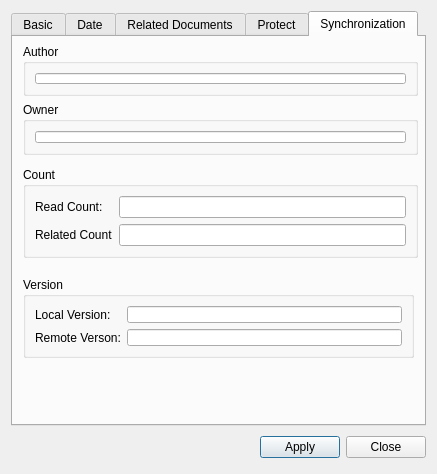
<?xml version="1.0" encoding="UTF-8"?>
<ui version="4.0">
 <class>PropOfDocDialog</class>
 <widget class="QDialog" name="PropOfDocDialog">
  <property name="geometry">
   <rect>
    <x>0</x>
    <y>0</y>
    <width>437</width>
    <height>456</height>
   </rect>
  </property>
  <property name="sizePolicy">
   <sizepolicy hsizetype="Minimum" vsizetype="Preferred">
    <horstretch>0</horstretch>
    <verstretch>0</verstretch>
   </sizepolicy>
  </property>
  <property name="windowTitle">
   <string>Properties of Document</string>
  </property>
  <layout class="QVBoxLayout">
   <item>
    <widget class="QTabWidget" name="tabWidget">
     <property name="currentIndex">
      <number>4</number>
     </property>
     <widget class="QWidget" name="basic">
      <attribute name="title">
       <string>Basic</string>
      </attribute>
      <layout class="QGridLayout" name="gridLayout_5">
       <item row="0" column="0">
        <widget class="QGroupBox" name="groupBox">
         <property name="sizePolicy">
          <sizepolicy hsizetype="Preferred" vsizetype="Preferred">
           <horstretch>0</horstretch>
           <verstretch>0</verstretch>
          </sizepolicy>
         </property>
         <property name="title">
          <string>Name</string>
         </property>
         <layout class="QGridLayout">
          <item row="1" column="0">
           <widget class="QLineEdit" name="title"/>
          </item>
         </layout>
        </widget>
       </item>
       <item row="1" column="0">
        <widget class="QGroupBox" name="groupBox_2">
         <property name="title">
          <string>URL</string>
         </property>
         <layout class="QGridLayout" name="urlGridLayout">
          <item row="0" column="0">
           <widget class="QLineEdit" name="url"/>
          </item>
         </layout>
        </widget>
       </item>
       <item row="2" column="0">
        <widget class="QGroupBox" name="groupBox_3">
         <property name="title">
          <string>UUID</string>
         </property>
         <layout class="QGridLayout" name="gridLayout_2">
          <item row="0" column="0">
           <widget class="QLineEdit" name="uuid"/>
          </item>
         </layout>
        </widget>
       </item>
       <item row="3" column="0">
        <widget class="QGroupBox" name="groupBox_4">
         <property name="title">
          <string>KeyWords</string>
         </property>
         <layout class="QGridLayout" name="gridLayout_3">
          <item row="0" column="0">
           <widget class="QLineEdit" name="keywords"/>
          </item>
         </layout>
        </widget>
       </item>
       <item row="4" column="0">
        <widget class="QGroupBox" name="groupBox_5">
         <property name="title">
          <string>Location</string>
         </property>
         <layout class="QGridLayout" name="gridLayout_4">
          <item row="0" column="0">
           <widget class="QLineEdit" name="location"/>
          </item>
          <item row="1" column="0">
           <widget class="QLineEdit" name="opplocation"/>
          </item>
         </layout>
        </widget>
       </item>
      </layout>
     </widget>
     <widget class="QWidget" name="time">
      <attribute name="title">
       <string>Date</string>
      </attribute>
      <layout class="QGridLayout" name="gridLayout_6">
       <item row="0" column="0">
        <layout class="QHBoxLayout" name="horizontalLayout">
         <item>
          <widget class="QLabel" name="label">
           <property name="text">
            <string>Create Time:</string>
           </property>
          </widget>
         </item>
         <item>
          <widget class="QDateEdit" name="createday"/>
         </item>
         <item>
          <widget class="QTimeEdit" name="createtime"/>
         </item>
        </layout>
       </item>
       <item row="1" column="0">
        <layout class="QHBoxLayout" name="horizontalLayout_2">
         <item>
          <widget class="QLabel" name="label_2">
           <property name="text">
            <string>Modified Time:</string>
           </property>
          </widget>
         </item>
         <item>
          <widget class="QDateEdit" name="modifyday"/>
         </item>
         <item>
          <widget class="QTimeEdit" name="modifytime"/>
         </item>
        </layout>
       </item>
       <item row="2" column="0">
        <layout class="QHBoxLayout" name="horizontalLayout_3">
         <item>
          <widget class="QLabel" name="label_3">
           <property name="text">
            <string>Access Time:</string>
           </property>
          </widget>
         </item>
         <item>
          <widget class="QDateEdit" name="accessday"/>
         </item>
         <item>
          <widget class="QTimeEdit" name="accesstime"/>
         </item>
        </layout>
       </item>
       <item row="3" column="0">
        <spacer name="verticalSpacer_2">
         <property name="orientation">
          <enum>Qt::Vertical</enum>
         </property>
         <property name="sizeHint" stdset="0">
          <size>
           <width>20</width>
           <height>224</height>
          </size>
         </property>
        </spacer>
       </item>
      </layout>
     </widget>
     <widget class="QWidget" name="relatedocs">
      <attribute name="title">
       <string>Related Documents</string>
      </attribute>
      <layout class="QVBoxLayout">
       <item>
        <widget class="QTableView" name="relatedDocs"/>
       </item>
      </layout>
     </widget>
     <widget class="QWidget" name="tab_2">
      <attribute name="title">
       <string>Protect</string>
      </attribute>
      <widget class="QCheckBox" name="hideLinkIfUnselected">
       <property name="geometry">
        <rect>
         <x>30</x>
         <y>250</y>
         <width>419</width>
         <height>16</height>
        </rect>
       </property>
       <property name="text">
        <string>encrypt Document</string>
       </property>
      </widget>
      <widget class="QGroupBox" name="groupBox_11">
       <property name="geometry">
        <rect>
         <x>20</x>
         <y>20</y>
         <width>371</width>
         <height>211</height>
        </rect>
       </property>
       <property name="title">
        <string>Set Protect Password</string>
       </property>
       <widget class="QCheckBox" name="isProtect_2">
        <property name="geometry">
         <rect>
          <x>10</x>
          <y>30</y>
          <width>125</width>
          <height>16</height>
         </rect>
        </property>
        <property name="text">
         <string>Protect Document</string>
        </property>
       </widget>
       <widget class="QWidget" name="layoutWidget_2">
        <property name="geometry">
         <rect>
          <x>10</x>
          <y>60</y>
          <width>361</width>
          <height>132</height>
         </rect>
        </property>
        <layout class="QHBoxLayout" name="horizontalLayout_4">
         <item>
          <layout class="QVBoxLayout" name="verticalLayout_5">
           <item>
            <widget class="QLabel" name="label_5">
             <property name="text">
              <string>Original  Password:</string>
             </property>
            </widget>
           </item>
           <item>
            <widget class="QLabel" name="label_10">
             <property name="text">
              <string>Password:          </string>
             </property>
            </widget>
           </item>
           <item>
            <widget class="QLabel" name="label_11">
             <property name="text">
              <string>ReInput Password:  </string>
             </property>
            </widget>
           </item>
          </layout>
         </item>
         <item>
          <layout class="QVBoxLayout" name="verticalLayout_6">
           <item>
            <widget class="QLineEdit" name="orgpwd_2">
             <property name="echoMode">
              <enum>QLineEdit::Password</enum>
             </property>
            </widget>
           </item>
           <item>
            <widget class="QLineEdit" name="pwd_2">
             <property name="echoMode">
              <enum>QLineEdit::Password</enum>
             </property>
            </widget>
           </item>
           <item>
            <widget class="QLineEdit" name="repwd_2">
             <property name="echoMode">
              <enum>QLineEdit::Password</enum>
             </property>
            </widget>
           </item>
          </layout>
         </item>
        </layout>
       </widget>
      </widget>
     </widget>
     <widget class="QWidget" name="tab">
      <attribute name="title">
       <string>Synchronization</string>
      </attribute>
      <widget class="QGroupBox" name="groupBox_6">
       <property name="geometry">
        <rect>
         <x>10</x>
         <y>130</y>
         <width>395</width>
         <height>91</height>
        </rect>
       </property>
       <property name="title">
        <string>Count</string>
       </property>
       <layout class="QGridLayout" name="gridLayout_7">
        <item row="0" column="1">
         <widget class="QLineEdit" name="readcount"/>
        </item>
        <item row="0" column="0">
         <widget class="QLabel" name="label_7">
          <property name="text">
           <string>Read Count: </string>
          </property>
         </widget>
        </item>
        <item row="1" column="0">
         <widget class="QLabel" name="label_8">
          <property name="text">
           <string>Related Count</string>
          </property>
         </widget>
        </item>
        <item row="1" column="1">
         <widget class="QLineEdit" name="relatedcount"/>
        </item>
       </layout>
      </widget>
      <widget class="QGroupBox" name="groupBox_7">
       <property name="geometry">
        <rect>
         <x>10</x>
         <y>65</y>
         <width>395</width>
         <height>53</height>
        </rect>
       </property>
       <property name="title">
        <string>Owner</string>
       </property>
       <layout class="QGridLayout" name="gridLayout_8">
        <item row="0" column="0">
         <widget class="QLineEdit" name="owner"/>
        </item>
       </layout>
      </widget>
      <widget class="QGroupBox" name="groupBox_9">
       <property name="geometry">
        <rect>
         <x>10</x>
         <y>7</y>
         <width>395</width>
         <height>52</height>
        </rect>
       </property>
       <property name="sizePolicy">
        <sizepolicy hsizetype="Preferred" vsizetype="Preferred">
         <horstretch>0</horstretch>
         <verstretch>0</verstretch>
        </sizepolicy>
       </property>
       <property name="title">
        <string>Author</string>
       </property>
       <layout class="QGridLayout" name="_3">
        <item row="1" column="0">
         <widget class="QLineEdit" name="author"/>
        </item>
       </layout>
      </widget>
      <widget class="QGroupBox" name="groupBox_10">
       <property name="geometry">
        <rect>
         <x>10</x>
         <y>240</y>
         <width>391</width>
         <height>81</height>
        </rect>
       </property>
       <property name="title">
        <string>Version</string>
       </property>
       <layout class="QGridLayout" name="gridLayout_10">
        <item row="0" column="1">
         <widget class="QLineEdit" name="version"/>
        </item>
        <item row="0" column="0">
         <widget class="QLabel" name="label_4">
          <property name="text">
           <string>Local Version:</string>
          </property>
         </widget>
        </item>
        <item row="1" column="1">
         <widget class="QLineEdit" name="lineEdit"/>
        </item>
        <item row="1" column="0">
         <widget class="QLabel" name="label_6">
          <property name="text">
           <string>Remote Verson:</string>
          </property>
         </widget>
        </item>
       </layout>
      </widget>
     </widget>
    </widget>
   </item>
   <item>
    <spacer name="verticalSpacer">
     <property name="orientation">
      <enum>Qt::Vertical</enum>
     </property>
     <property name="sizeHint" stdset="0">
      <size>
       <width>20</width>
       <height>150</height>
      </size>
     </property>
    </spacer>
   </item>
   <item>
    <layout class="QHBoxLayout" name="_2">
     <property name="spacing">
      <number>6</number>
     </property>
     <property name="margin">
      <number>0</number>
     </property>
     <item>
      <spacer name="temp">
       <property name="orientation">
        <enum>Qt::Horizontal</enum>
       </property>
       <property name="sizeHint" stdset="0">
        <size>
         <width>41</width>
         <height>31</height>
        </size>
       </property>
      </spacer>
     </item>
     <item>
      <widget class="QPushButton" name="applyBtn">
       <property name="text">
        <string>Apply</string>
       </property>
      </widget>
     </item>
     <item>
      <widget class="QPushButton" name="closeBtn">
       <property name="text">
        <string>Close</string>
       </property>
      </widget>
     </item>
    </layout>
   </item>
  </layout>
 </widget>
 <resources/>
 <connections/>
</ui>
